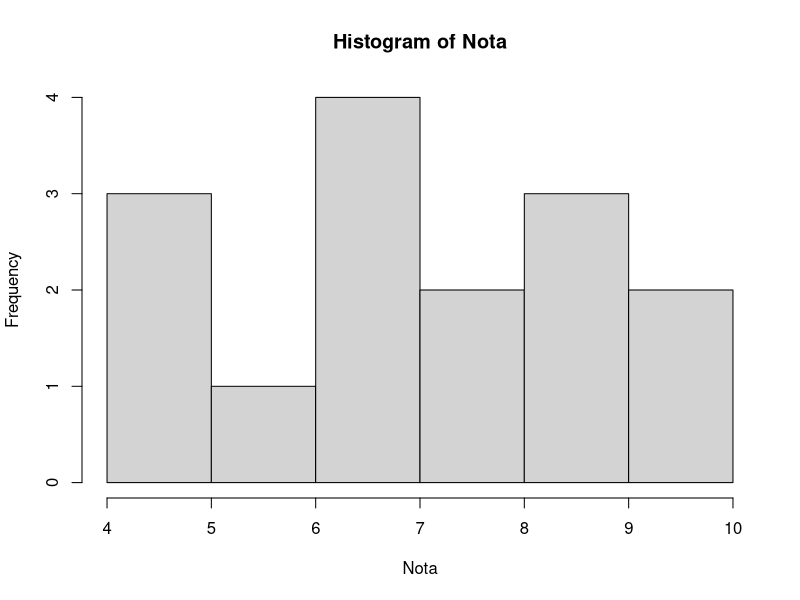
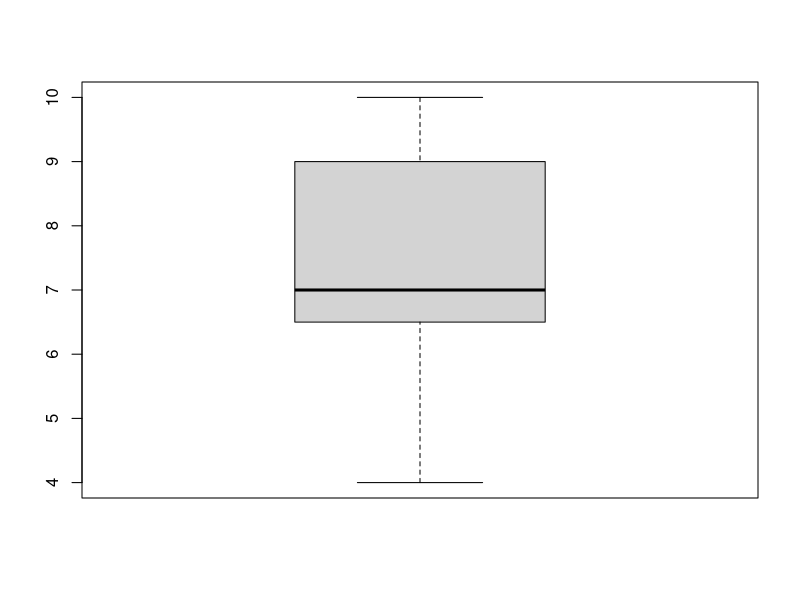
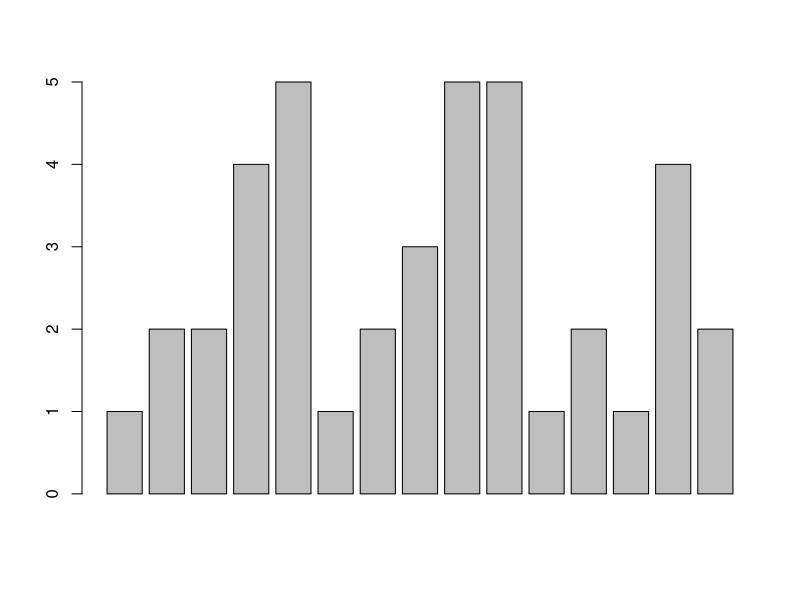
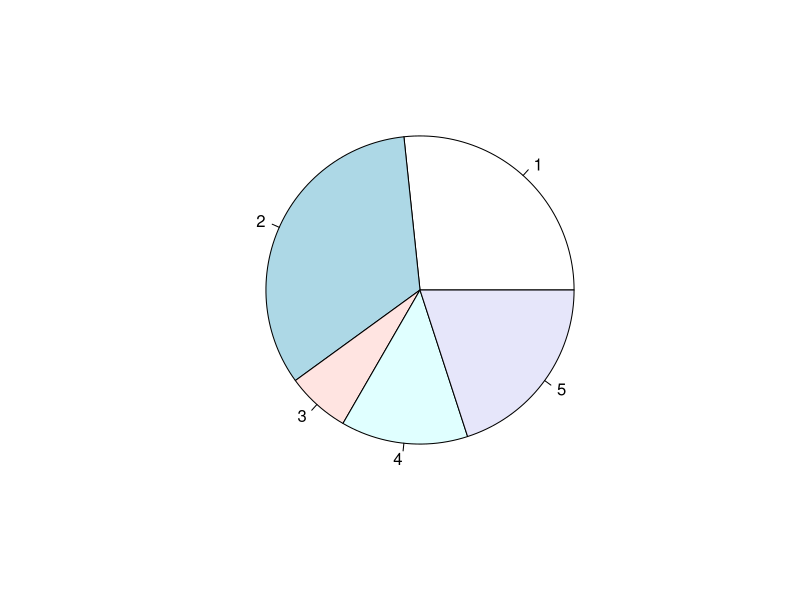
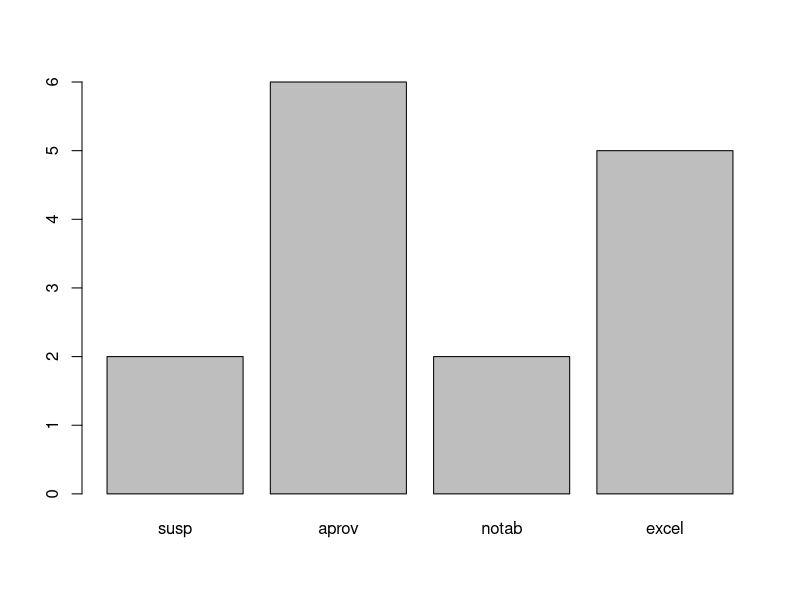

Write the R code that produced these figures, in order.
n = 15
Nota = c(8,9,4,7,10,9,6,7,8,7,4,5,9,10,7)
Fila = c(1,2,2,4,5,1,2,3,5,5,1,2,1,4,2)

hist(Nota)
boxplot(Nota)
summary(Nota)

Mitjana = mean(Nota)
Mitjana2 = Mitjana*Mitjana
Nota2 = Nota*Nota
Sumatori = sum(Nota2)
Sx = sqrt(1/(n-1)*(Sumatori-n*Mitjana2))
Sx
sd(Nota)
var(Nota)

IQR(Nota)

pos_Q1 = (n+1)/4
pos_Q3 = (n+1)*3/4
pos_Q1; pos_Q3
sort_Nota = sort(Nota)
sort_Nota
sort_Nota[1]
Q1 = sort_Nota[pos_Q1]
Q3 = sort_Nota[pos_Q3]
Q1;Q3
IQR = Q3 - Q1
IQR
IQR(Nota)
Q1 = (sort_Nota[pos_Q1]*3 + sort_Nota[pos_Q1])/4
Q3 = (sort_Nota[pos_Q3] + sort_Nota[pos_Q3]*3)/4
Q3 - Q1


table(Fila)
barplot(Fila)
pie(table(Fila))

breaks = c(0,5,8,9,10)
labels = c("susp","aprov","notab","excel")
Nota.ctg = cut(Nota, breaks, labels, right=FALSE,include.lowest=TRUE)
table(Nota.ctg)
barplot(table(Nota.ctg))
